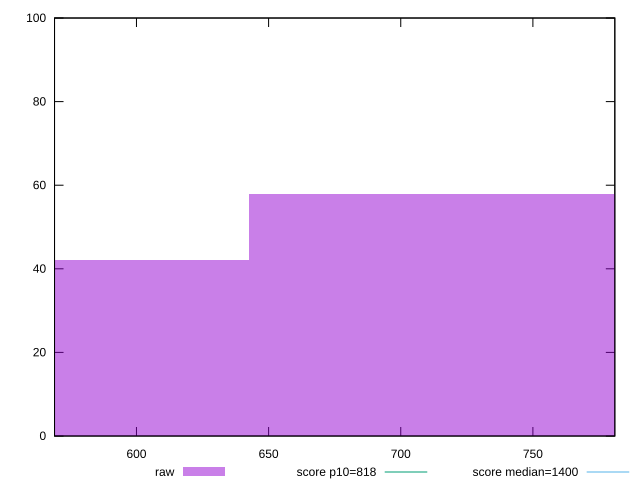

Here is the gnuplot script that generated this plot:
reset

$raw <<EOF
771.0619487776858 58
514.0412991851239 42
EOF

set key outside below
set boxwidth 257.02064959256194
set xrange [569:781]
set yrange [0:100]
set trange [0:100]
set style fill transparent solid 0.5 noborder

set parametric
set terminal svg size 640, 490 enhanced background rgb 'white'
set output "reports/report_00027_2021-02-24T12-40-31.850Z/dom-size/samples/agenda/raw/histogram.svg"

plot $raw title "raw" with boxes, \
     818,t title "score p10=818", \
     1400,t title "score median=1400"

reset
